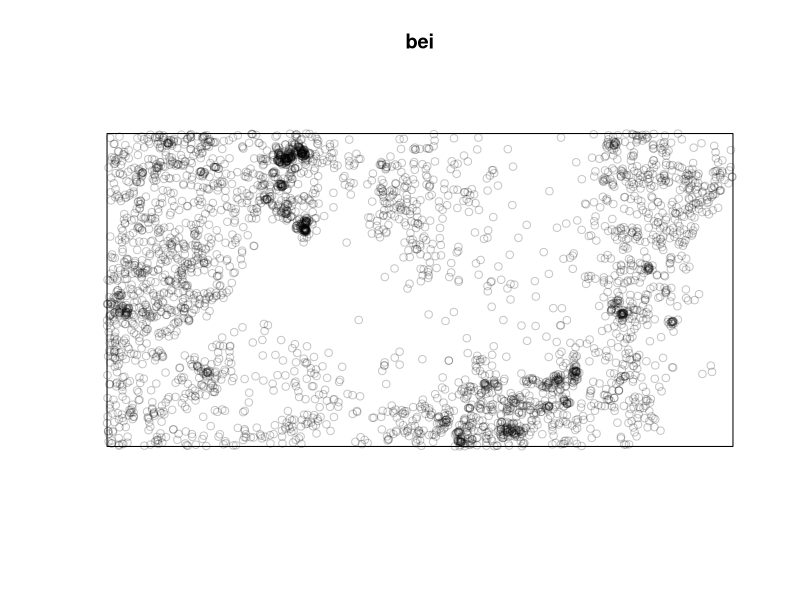
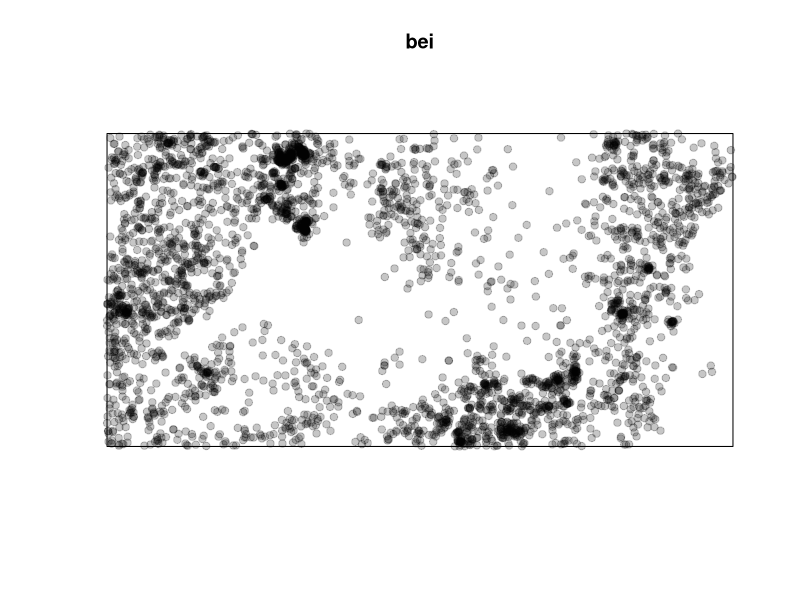
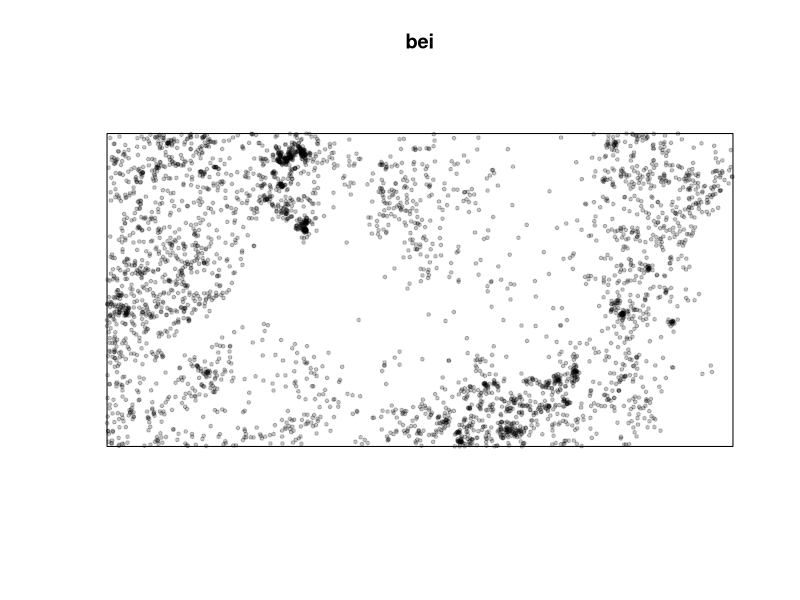
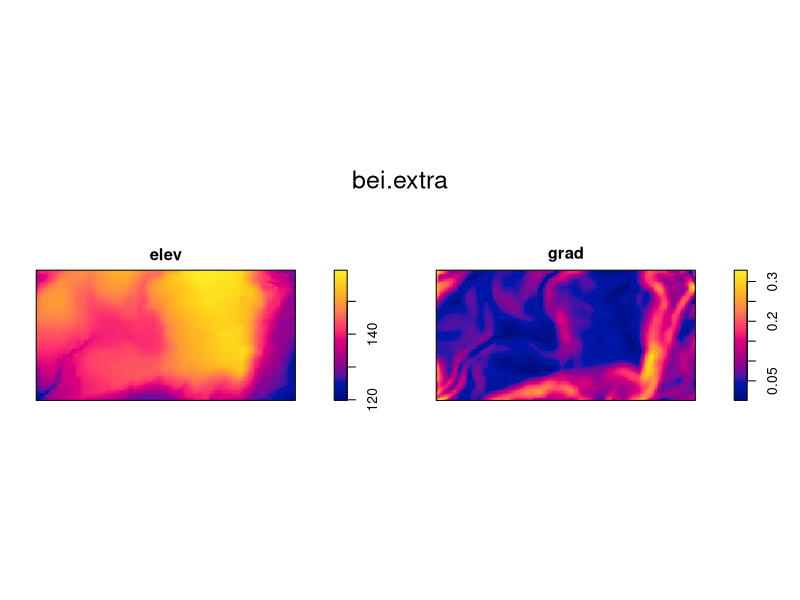
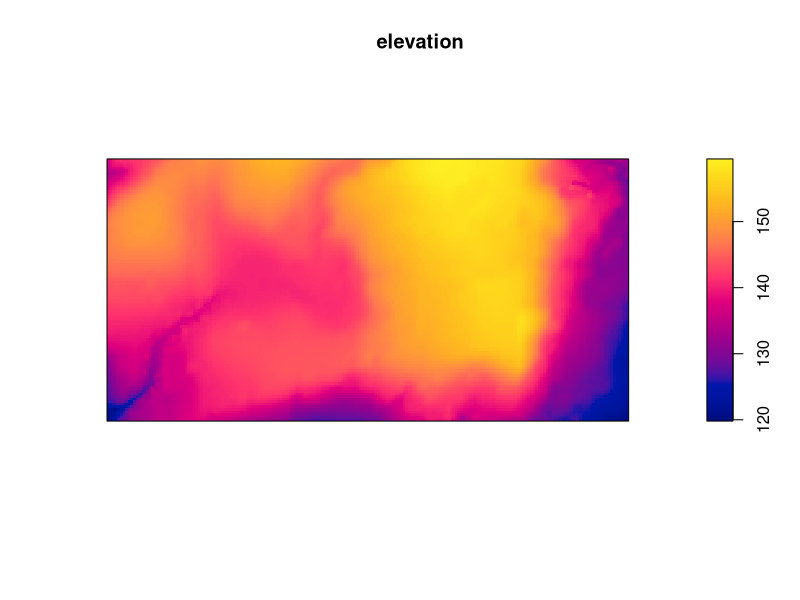
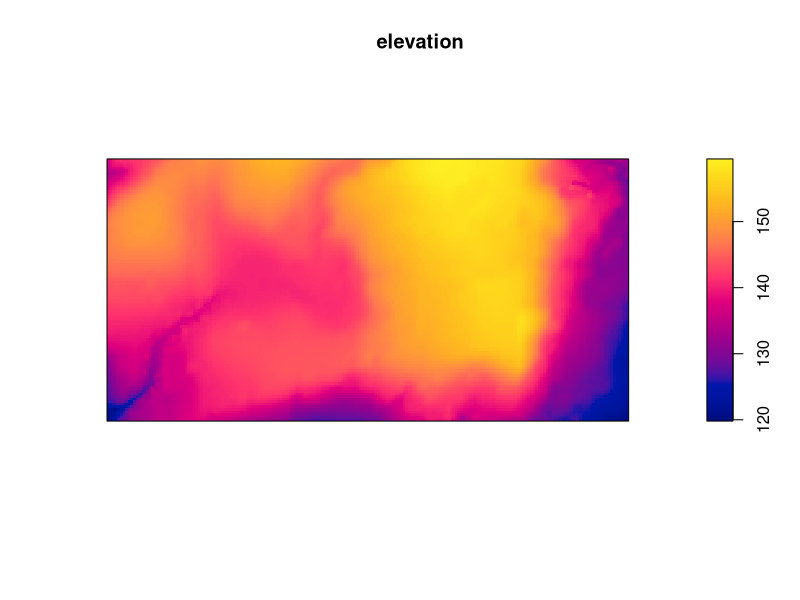
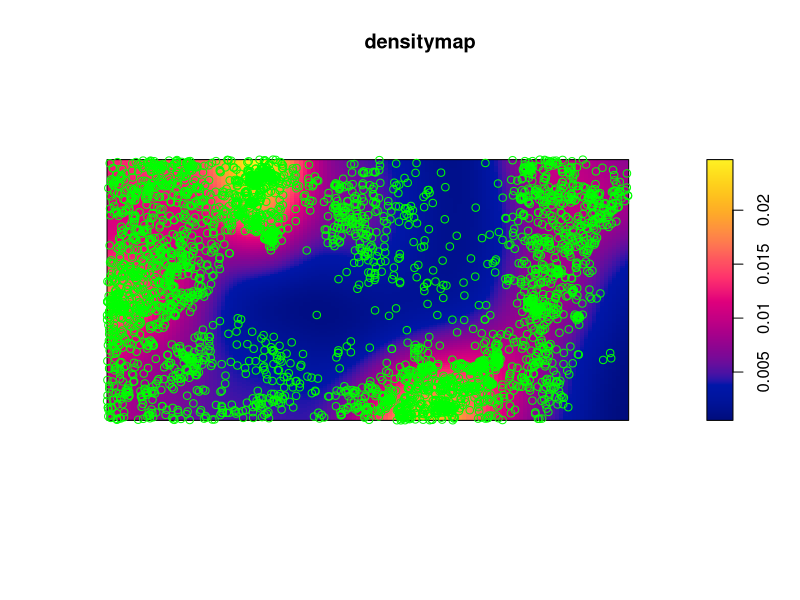

These figures' R source, in order: (Note: this script raises an error after producing the figures.)
# how to calculate the density of individuals in a population
# topics:
# using a dataset
# extracting data
# plotting a density map
# plotting the maps one beside the other
# changing colors to maps
# increase the gradient

# A package is needed for point pattern analysis, installing the spatstat package
install.packages("spatstat")

# Recalling the package
library(spatstat)

# let's use the bei dataset:
bei

plot(bei)
plot(bei, pch=19)
plot(bei, pch=19, cex=0.5)

# additional datasets
bei.extra
plot(bei.extra) # it shows me two images, one is elevation and one is graduation

# extracting data, first method:
elevation <- bei.extra$elev
plot(elevation) # now i only see elevation

# second method to extract elements
elevation <- bei.extra[[1]]
plot(elevation)

# density map starting from points, passing from points to a countinuous surface
densitymap <- density(bei)

plot(densitymap)
points(bei, col="green")

# plotting the maps one beside the other
par(mfrow=c(1,2))
plot(elevation2)
plot(densitymap)

# exercise: make a multiframe with maps one on top of the other
par(mfrow=c(2,1))
plot(elevation2)
plot(densitymap)

# let's go back to the original plot(s)
dev.off() # this is to clear off all graphs
plot(elevation2)

# changing colors to maps
cl <- colorRampPalette(c("red", "orange", "yellow"))(3)
plot(densitymap,col=cl)

# increase the gradient
cl <- colorRampPalette(c("red", "orange", "yellow"))(10)
plot(densitymap,col=cl)

# increase again
cl <- colorRampPalette(c("red", "orange", "yellow"))(100)
plot(densitymap,col=cl)

# search in your browser for "colors in R"

# Exercise: change the color ramp palette using different colors
cl <- colorRampPalette (c("lightpink", "plum3", "mistyrose2"))(100)

# Exercise: build a multiframe and plot the densitymap with two different color ramp palettes one beside the other
par(mfrow=c(1,2))

cln <- colorRampPalette(c("purple1", "orchid2", "palegreen3", "paleturquoise"))(100)
plot(densitymap, col=cln)

clg <- colorRampPalette(c("green4", "green3", "green2", "green1", "green"))(100)
plot(densitymap, col=clg)

dev.off()
